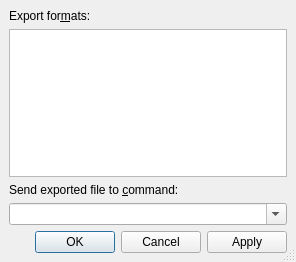
<?xml version="1.0" encoding="UTF-8"?>
<ui version="4.0">
 <class>SendtoUi</class>
 <widget class="QDialog" name="SendtoUi">
  <property name="geometry">
   <rect>
    <x>0</x>
    <y>0</y>
    <width>296</width>
    <height>262</height>
   </rect>
  </property>
  <property name="windowTitle">
   <string/>
  </property>
  <property name="sizeGripEnabled">
   <bool>true</bool>
  </property>
  <layout class="QGridLayout">
   <property name="leftMargin">
    <number>9</number>
   </property>
   <property name="topMargin">
    <number>9</number>
   </property>
   <property name="rightMargin">
    <number>9</number>
   </property>
   <property name="bottomMargin">
    <number>9</number>
   </property>
   <property name="spacing">
    <number>6</number>
   </property>
   <item row="1" column="0">
    <widget class="QListWidget" name="formatLW"/>
   </item>
   <item row="3" column="0">
    <widget class="QComboBox" name="commandCO">
     <property name="sizePolicy">
      <sizepolicy hsizetype="MinimumExpanding" vsizetype="Fixed">
       <horstretch>0</horstretch>
       <verstretch>0</verstretch>
      </sizepolicy>
     </property>
     <property name="focusPolicy">
      <enum>Qt::StrongFocus</enum>
     </property>
     <property name="toolTip">
      <string>Process the converted file with this command ($$FName = file name)</string>
     </property>
     <property name="editable">
      <bool>true</bool>
     </property>
     <property name="maxCount">
      <number>666</number>
     </property>
     <property name="insertPolicy">
      <enum>QComboBox::NoInsert</enum>
     </property>
     <property name="duplicatesEnabled">
      <bool>false</bool>
     </property>
    </widget>
   </item>
   <item row="4" column="0">
    <layout class="QHBoxLayout">
     <property name="spacing">
      <number>6</number>
     </property>
     <property name="leftMargin">
      <number>0</number>
     </property>
     <property name="topMargin">
      <number>0</number>
     </property>
     <property name="rightMargin">
      <number>0</number>
     </property>
     <property name="bottomMargin">
      <number>0</number>
     </property>
     <item>
      <widget class="QDialogButtonBox" name="buttonBox">
       <property name="standardButtons">
        <set>QDialogButtonBox::Apply|QDialogButtonBox::Cancel|QDialogButtonBox::Ok</set>
       </property>
      </widget>
     </item>
    </layout>
   </item>
   <item row="0" column="0">
    <widget class="QLabel" name="formatLA">
     <property name="text">
      <string>Export for&amp;mats:</string>
     </property>
     <property name="buddy">
      <cstring>formatLW</cstring>
     </property>
    </widget>
   </item>
   <item row="2" column="0">
    <widget class="QLabel" name="commandLA">
     <property name="text">
      <string>Send exported file to &amp;command:</string>
     </property>
     <property name="buddy">
      <cstring>commandCO</cstring>
     </property>
    </widget>
   </item>
  </layout>
 </widget>
 <tabstops>
  <tabstop>formatLW</tabstop>
  <tabstop>commandCO</tabstop>
 </tabstops>
 <includes>
  <include location="local">qt_i18n.h</include>
 </includes>
 <resources/>
 <connections/>
</ui>
